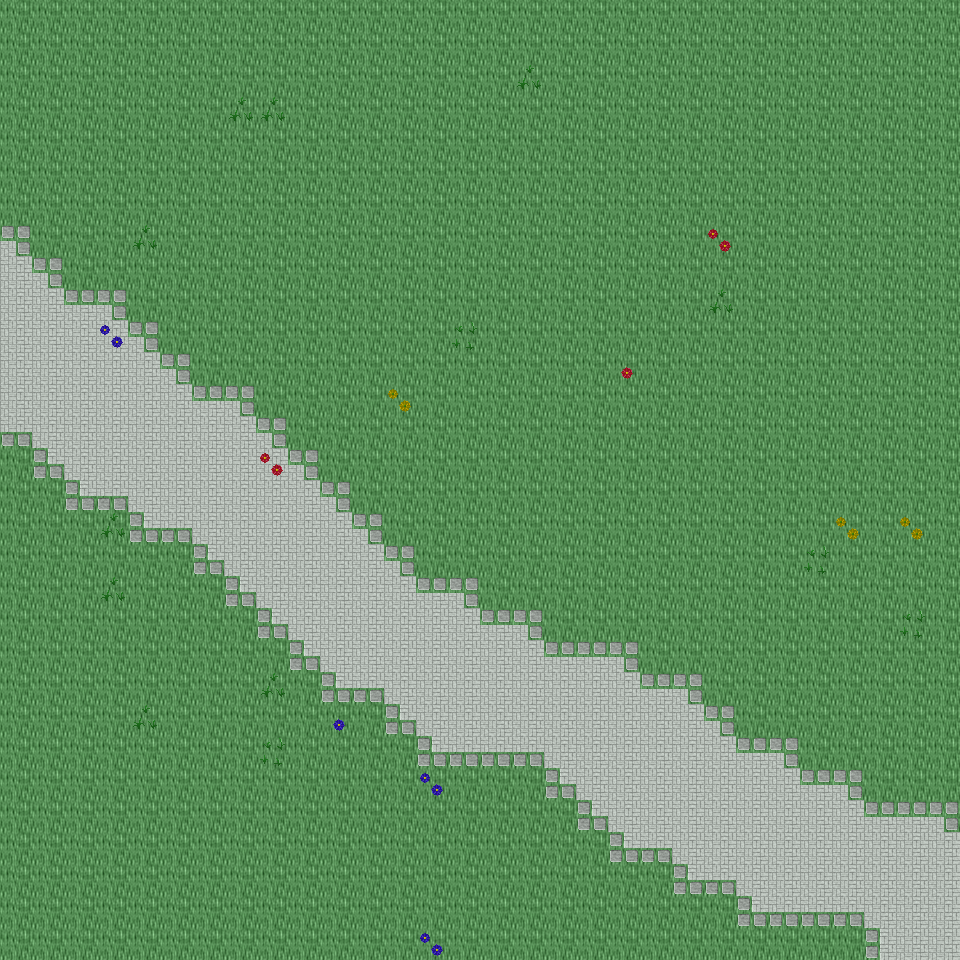

The image is a tile-based game level rendered from a .tmx file. Its description and source (layers, tilesets, objects; grid data summarised) follow:
An orthogonal 30x30 tile map with 32x32 px tiles, 6 tile layers (Ground, Object, Object2, Above, ...), 28 tilesets and 4 objects (4x mapExit).

<map version="1.0" orientation="orthogonal" renderorder="right-down" width="30" height="30" tilewidth="32" tileheight="32" nextobjectid="5">
  <tileset firstgid="1" name="tileset_ground_ground" tilewidth="32" tileheight="32" tilecount="33" columns="3">
    <image source="../drawable/tileset_ground_ground.png" width="96" height="352" />
  </tileset>
  <tileset firstgid="34" name="tileset_ground_water_pool" tilewidth="32" tileheight="32" tilecount="72" columns="3">
    <image source="../drawable/tileset_ground_water_pool.png" width="96" height="768" />
  </tileset>
  <tileset firstgid="106" name="tileset_plant_flower_daisy_red" tilewidth="32" tileheight="32" tilecount="8" columns="2">
    <image source="../drawable/tileset_plant_flower_daisy_red.png" width="64" height="128" />
  </tileset>
  <tileset firstgid="114" name="tileset_plant_flower_daisy_white" tilewidth="32" tileheight="32" tilecount="8" columns="2">
    <image source="../drawable/tileset_plant_flower_daisy_white.png" width="64" height="128" />
  </tileset>
  <tileset firstgid="122" name="tileset_plant_flower_daisy_yellow" tilewidth="32" tileheight="32" tilecount="8" columns="2">
    <image source="../drawable/tileset_plant_flower_daisy_yellow.png" width="64" height="128" />
  </tileset>
  <tileset firstgid="130" name="tileset_plant_flower_daisy_blue" tilewidth="32" tileheight="32" tilecount="8" columns="2">
    <image source="../drawable/tileset_plant_flower_daisy_blue.png" width="64" height="128" />
  </tileset>
  <tileset firstgid="138" name="tileset_plant_grasses" tilewidth="32" tileheight="32" tilecount="6" columns="3">
    <image source="../drawable/tileset_plant_grasses.png" width="96" height="64" />
  </tileset>
  <tileset firstgid="144" name="tileset_plant_tree_tree_darkgreen" tilewidth="32" tileheight="32" tilecount="88" columns="8">
    <image source="../drawable/tileset_plant_tree_tree_darkgreen.png" width="256" height="352" />
  </tileset>
  <tileset firstgid="232" name="tileset_ground_grass_edges" tilewidth="32" tileheight="32" tilecount="36" columns="12">
    <image source="../drawable/tileset_ground_grass_edges.png" width="384" height="96" />
  </tileset>
  <tileset firstgid="268" name="tileset_ground_grass_corners" tilewidth="32" tileheight="32" tilecount="24" columns="6">
    <image source="../drawable/tileset_ground_grass_corners.png" width="192" height="128" />
  </tileset>
  <tileset firstgid="292" name="tileset_furniture_table_long_side_on_pale" tilewidth="32" tileheight="32" tilecount="3" columns="3">
    <image source="../drawable/tileset_furniture_table_long_side_on_pale.png" width="96" height="32" />
  </tileset>
  <tileset firstgid="295" name="tileset_plant_stump_stump_brown" tilewidth="32" tileheight="32" tilecount="4" columns="2">
    <image source="../drawable/tileset_plant_stump_stump_brown.png" width="64" height="64" />
  </tileset>
  <tileset firstgid="299" name="tileset_item_sign_large" tilewidth="32" tileheight="32" tilecount="15" columns="5">
    <image source="../drawable/tileset_item_sign_large.png" width="160" height="96" />
  </tileset>
  <tileset firstgid="314" name="tileset_plant_stump_small_stump" tilewidth="32" tileheight="32" tilecount="4" columns="2">
    <image source="../drawable/tileset_plant_stump_small_stump.png" width="64" height="64" />
  </tileset>
  <tileset firstgid="318" name="tileset_building_wall_bricked_edges" tilewidth="32" tileheight="32" tilecount="25" columns="5">
    <image source="../drawable/tileset_building_wall_bricked_edges.png" width="160" height="160" />
  </tileset>
  <tileset firstgid="343" name="tileset_logic_creature_orc" tilewidth="32" tileheight="32" tilecount="6" columns="6">
    <image source="../drawable/tileset_logic_creature_orc.png" width="192" height="32" />
  </tileset>
  <tileset firstgid="349" name="tileset_logic_creature_animal" tilewidth="32" tileheight="32" tilecount="32" columns="8">
    <image source="../drawable/tileset_logic_creature_animal.png" width="256" height="128" />
  </tileset>
  <tileset firstgid="381" name="tileset_logic_item_resources" tilewidth="32" tileheight="32" tilecount="6" columns="6">
    <image source="../drawable/tileset_logic_item_resources.png" width="192" height="32" />
  </tileset>
  <tileset firstgid="387" name="tileset_logic_creature_golem" tilewidth="32" tileheight="32" tilecount="4" columns="4">
    <image source="../drawable/tileset_logic_creature_golem.png" width="128" height="32" />
  </tileset>
  <tileset firstgid="391" name="tileset_logic_collision" tilewidth="32" tileheight="32" tilecount="1" columns="1">
    <image source="../drawable/tileset_logic_collision.png" width="32" height="32" />
  </tileset>
  <tileset firstgid="392" name="tileset_object_boat" tilewidth="32" tileheight="32" tilecount="42" columns="6">
    <image source="../drawable/tileset_object_boat.png" width="192" height="224" />
  </tileset>
  <tileset firstgid="434" name="tileset_furniture_table_long_front_on_pale" tilewidth="32" tileheight="32" tilecount="3" columns="1">
    <image source="../drawable/tileset_furniture_table_long_front_on_pale.png" width="32" height="96" />
  </tileset>
  <tileset firstgid="437" name="tileset_ground_green_paving" tilewidth="32" tileheight="32" tilecount="18" columns="3">
    <image source="../drawable/tileset_ground_green_paving.png" width="96" height="192" />
  </tileset>
  <tileset firstgid="455" name="tileset_logic_protection" tilewidth="32" tileheight="32" tilecount="2" columns="2">
    <image source="../drawable/tileset_logic_protection.png" width="64" height="32" />
  </tileset>
  <tileset firstgid="457" name="tileset_furniture_bed_double_peach" tilewidth="32" tileheight="32" tilecount="8" columns="2">
    <image source="../drawable/tileset_furniture_bed_double_peach.png" width="64" height="128" />
  </tileset>
  <tileset firstgid="465" name="tileset_furniture_bed_double_red" tilewidth="32" tileheight="32" tilecount="8" columns="2">
    <image source="../drawable/tileset_furniture_bed_double_red.png" width="64" height="128" />
  </tileset>
  <tileset firstgid="473" name="tileset_logic_creature_undead_skeleton" tilewidth="32" tileheight="32" tilecount="6" columns="6">
    <image source="../drawable/tileset_logic_creature_undead_skeleton.png" width="192" height="32" />
  </tileset>
  <tileset firstgid="479" name="tileset_logic_creature_undead_specter" tilewidth="32" tileheight="32" tilecount="6" columns="6">
    <image source="../drawable/tileset_logic_creature_undead_specter.png" width="192" height="32" />
  </tileset>
  <layer name="Ground" width="30" height="30">
    <data>[900 cells, 900 non-empty, 2 distinct tile ids]</data>
  </layer>
  <layer name="Object" width="30" height="30">
    <data>[900 cells, 81 non-empty, 12 distinct tile ids]</data>
  </layer>
  <layer name="Object2" width="30" height="30">
    <data>[900 cells, 0 non-empty, 0 distinct tile ids]</data>
  </layer>
  <layer name="Above" width="30" height="30">
    <data>[900 cells, 0 non-empty, 0 distinct tile ids]</data>
  </layer>
  <layer name="Above2" width="30" height="30">
    <data>[900 cells, 0 non-empty, 0 distinct tile ids]</data>
  </layer>
  <layer name="Walkable" width="30" height="30">
    <data>[900 cells, 0 non-empty, 0 distinct tile ids]</data>
  </layer>
  <objectgroup name="MapEvents">
    <object id="1" name="north" type="mapExit" x="0" y="0" width="960" height="32">
      <properties>
        <property name="map" value="level_0_x206_y77" />
        <property name="x" value="0" />
        <property name="y" value="28" />
      </properties>
    </object>
    <object id="2" name="south" type="mapExit" x="0" y="928" width="960" height="32">
      <properties>
        <property name="map" value="level_0_x206_y79" />
        <property name="x" value="0" />
        <property name="y" value="1" />
      </properties>
    </object>
    </objectgroup>
</map>
<!-- 2 of 4 objects omitted -->
